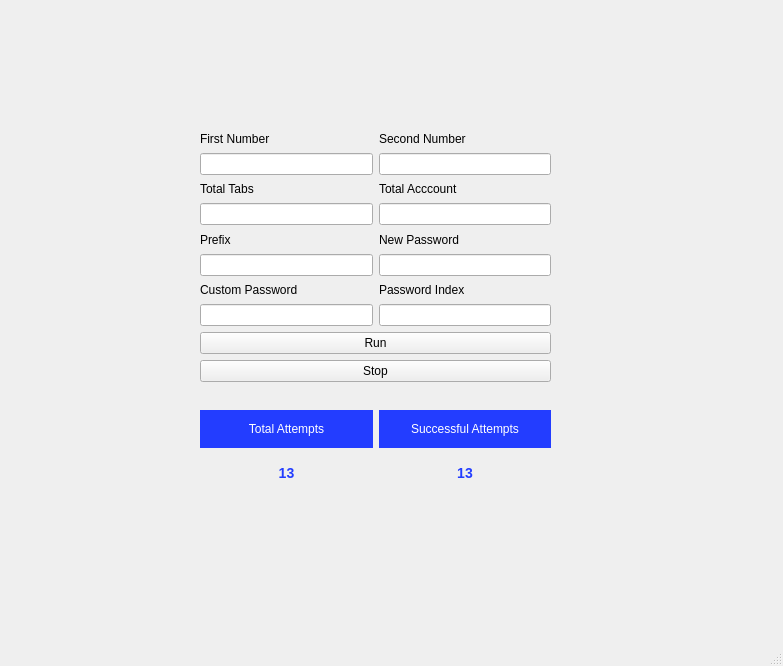
<?xml version="1.0" encoding="UTF-8"?>
<ui version="4.0">
 <class>MainWindow</class>
 <widget class="QMainWindow" name="MainWindow">
  <property name="geometry">
   <rect>
    <x>0</x>
    <y>0</y>
    <width>783</width>
    <height>666</height>
   </rect>
  </property>
  <property name="windowTitle">
   <string>MainWindow</string>
  </property>
  <widget class="QWidget" name="centralwidget">
   <widget class="QWidget" name="">
    <property name="geometry">
     <rect>
      <x>200</x>
      <y>130</y>
      <width>351</width>
      <height>252</height>
     </rect>
    </property>
    <layout class="QVBoxLayout" name="verticalLayout_10">
     <item>
      <layout class="QVBoxLayout" name="verticalLayout_9">
       <item>
        <layout class="QHBoxLayout" name="horizontalLayout">
         <item>
          <layout class="QVBoxLayout" name="verticalLayout">
           <item>
            <widget class="QLabel" name="label">
             <property name="text">
              <string>First Number</string>
             </property>
            </widget>
           </item>
           <item>
            <widget class="QLineEdit" name="firstNum"/>
           </item>
          </layout>
         </item>
         <item>
          <layout class="QVBoxLayout" name="verticalLayout_2">
           <item>
            <widget class="QLabel" name="label_2">
             <property name="text">
              <string>Second Number</string>
             </property>
            </widget>
           </item>
           <item>
            <widget class="QLineEdit" name="secondNum"/>
           </item>
          </layout>
         </item>
        </layout>
       </item>
       <item>
        <layout class="QHBoxLayout" name="horizontalLayout_2">
         <item>
          <layout class="QVBoxLayout" name="verticalLayout_3">
           <item>
            <widget class="QLabel" name="label_3">
             <property name="text">
              <string>Total Tabs</string>
             </property>
            </widget>
           </item>
           <item>
            <widget class="QLineEdit" name="totalTabs"/>
           </item>
          </layout>
         </item>
         <item>
          <layout class="QVBoxLayout" name="verticalLayout_4">
           <item>
            <widget class="QLabel" name="label_4">
             <property name="text">
              <string>Total Acccount</string>
             </property>
            </widget>
           </item>
           <item>
            <widget class="QLineEdit" name="totalAcccount"/>
           </item>
          </layout>
         </item>
        </layout>
       </item>
       <item>
        <layout class="QHBoxLayout" name="horizontalLayout_3">
         <item>
          <layout class="QVBoxLayout" name="verticalLayout_5">
           <item>
            <widget class="QLabel" name="label_5">
             <property name="text">
              <string>Prefix</string>
             </property>
            </widget>
           </item>
           <item>
            <widget class="QLineEdit" name="prefix"/>
           </item>
          </layout>
         </item>
         <item>
          <layout class="QVBoxLayout" name="verticalLayout_6">
           <item>
            <widget class="QLabel" name="label_6">
             <property name="text">
              <string>New Password</string>
             </property>
            </widget>
           </item>
           <item>
            <widget class="QLineEdit" name="newPass"/>
           </item>
          </layout>
         </item>
        </layout>
       </item>
       <item>
        <layout class="QHBoxLayout" name="horizontalLayout_4">
         <item>
          <layout class="QVBoxLayout" name="verticalLayout_7">
           <item>
            <widget class="QLabel" name="label_7">
             <property name="text">
              <string>Custom Password</string>
             </property>
            </widget>
           </item>
           <item>
            <widget class="QLineEdit" name="customPass"/>
           </item>
          </layout>
         </item>
         <item>
          <layout class="QVBoxLayout" name="verticalLayout_8">
           <item>
            <widget class="QLabel" name="label_8">
             <property name="text">
              <string>Password Index</string>
             </property>
            </widget>
           </item>
           <item>
            <widget class="QLineEdit" name="passwordIndex"/>
           </item>
          </layout>
         </item>
        </layout>
       </item>
       <item>
        <widget class="QPushButton" name="runBtn">
         <property name="text">
          <string>Run</string>
         </property>
        </widget>
       </item>
      </layout>
     </item>
     <item>
      <widget class="QPushButton" name="stopBtn">
       <property name="text">
        <string>Stop</string>
       </property>
      </widget>
     </item>
    </layout>
   </widget>
   <widget class="QWidget" name="">
    <property name="geometry">
     <rect>
      <x>200</x>
      <y>410</y>
      <width>351</width>
      <height>81</height>
     </rect>
    </property>
    <layout class="QHBoxLayout" name="horizontalLayout_5">
     <item>
      <layout class="QVBoxLayout" name="verticalLayout_11">
       <item>
        <widget class="QLabel" name="label_9">
         <property name="styleSheet">
          <string notr="true">background-color: #233DFF;
color: rgb(255, 255, 255);
</string>
         </property>
         <property name="text">
          <string>Total Attempts</string>
         </property>
         <property name="alignment">
          <set>Qt::AlignCenter</set>
         </property>
        </widget>
       </item>
       <item>
        <widget class="QLabel" name="totalAtempts">
         <property name="styleSheet">
          <string notr="true">color: rgb(35, 61, 255);
font-size: 14px;
font-weight: 600;</string>
         </property>
         <property name="text">
          <string>13</string>
         </property>
         <property name="alignment">
          <set>Qt::AlignCenter</set>
         </property>
        </widget>
       </item>
      </layout>
     </item>
     <item>
      <layout class="QVBoxLayout" name="verticalLayout_12">
       <item>
        <widget class="QLabel" name="label_11">
         <property name="styleSheet">
          <string notr="true">background-color: #233DFF;
color: rgb(255, 255, 255);
</string>
         </property>
         <property name="text">
          <string>Successful Attempts</string>
         </property>
         <property name="alignment">
          <set>Qt::AlignCenter</set>
         </property>
        </widget>
       </item>
       <item>
        <widget class="QLabel" name="sccessFulAtmps">
         <property name="styleSheet">
          <string notr="true">color: rgb(35, 61, 255);
font-size: 14px;
font-weight: 600;</string>
         </property>
         <property name="text">
          <string>13</string>
         </property>
         <property name="alignment">
          <set>Qt::AlignCenter</set>
         </property>
        </widget>
       </item>
      </layout>
     </item>
    </layout>
   </widget>
  </widget>
  <widget class="QMenuBar" name="menubar">
   <property name="geometry">
    <rect>
     <x>0</x>
     <y>0</y>
     <width>783</width>
     <height>21</height>
    </rect>
   </property>
  </widget>
  <widget class="QStatusBar" name="statusbar"/>
 </widget>
 <resources/>
 <connections/>
</ui>
